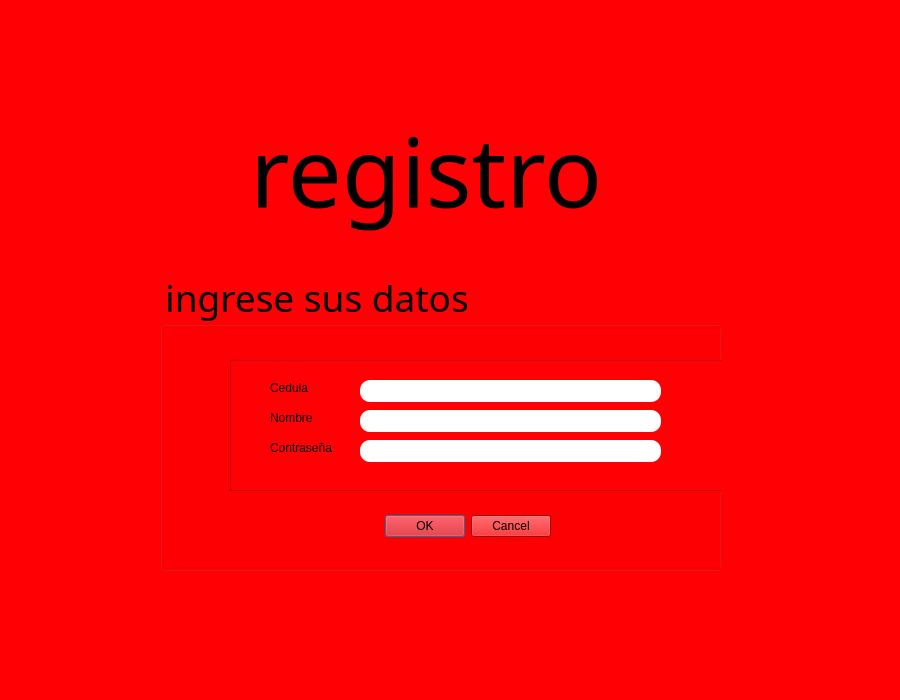
<?xml version="1.0" encoding="UTF-8"?>
<ui version="4.0">
 <class>registro</class>
 <widget class="QDialog" name="registro">
  <property name="geometry">
   <rect>
    <x>0</x>
    <y>0</y>
    <width>900</width>
    <height>700</height>
   </rect>
  </property>
  <property name="minimumSize">
   <size>
    <width>900</width>
    <height>700</height>
   </size>
  </property>
  <property name="maximumSize">
   <size>
    <width>900</width>
    <height>700</height>
   </size>
  </property>
  <property name="font">
   <font>
    <family>BankGothic Lt BT</family>
    <pointsize>28</pointsize>
   </font>
  </property>
  <property name="windowTitle">
   <string>registro</string>
  </property>
  <property name="layoutDirection">
   <enum>Qt::LeftToRight</enum>
  </property>
  <property name="autoFillBackground">
   <bool>false</bool>
  </property>
  <property name="styleSheet">
   <string notr="true">
background-color: rgb(255, 0, 4);</string>
  </property>
  <widget class="QLabel" name="label">
   <property name="geometry">
    <rect>
     <x>250</x>
     <y>90</y>
     <width>471</width>
     <height>161</height>
    </rect>
   </property>
   <property name="font">
    <font>
     <family>Javanese Text</family>
     <pointsize>72</pointsize>
    </font>
   </property>
   <property name="whatsThis">
    <string>&lt;html&gt;&lt;head/&gt;&lt;body&gt;&lt;p align=&quot;center&quot;&gt;Registro&lt;/p&gt;&lt;/body&gt;&lt;/html&gt;</string>
   </property>
   <property name="text">
    <string>registro</string>
   </property>
  </widget>
  <widget class="QGroupBox" name="groupBox">
   <property name="geometry">
    <rect>
     <x>160</x>
     <y>270</y>
     <width>561</width>
     <height>301</height>
    </rect>
   </property>
   <property name="title">
    <string>ingrese sus datos</string>
   </property>
   <widget class="QFrame" name="frame">
    <property name="geometry">
     <rect>
      <x>70</x>
      <y>90</y>
      <width>511</width>
      <height>131</height>
     </rect>
    </property>
    <property name="frameShape">
     <enum>QFrame::StyledPanel</enum>
    </property>
    <property name="frameShadow">
     <enum>QFrame::Raised</enum>
    </property>
    <widget class="QLabel" name="label_2">
     <property name="geometry">
      <rect>
       <x>40</x>
       <y>20</y>
       <width>61</width>
       <height>16</height>
      </rect>
     </property>
     <property name="whatsThis">
      <string>&lt;html&gt;&lt;head/&gt;&lt;body&gt;&lt;p align=&quot;right&quot;&gt;Cedula&lt;br/&gt;&lt;/p&gt;&lt;/body&gt;&lt;/html&gt;</string>
     </property>
     <property name="text">
      <string>Cedula</string>
     </property>
    </widget>
    <widget class="QLabel" name="label_3">
     <property name="geometry">
      <rect>
       <x>40</x>
       <y>80</y>
       <width>71</width>
       <height>16</height>
      </rect>
     </property>
     <property name="whatsThis">
      <string>&lt;html&gt;&lt;head/&gt;&lt;body&gt;&lt;p align=&quot;center&quot;&gt;&lt;br/&gt;&lt;/p&gt;&lt;/body&gt;&lt;/html&gt;</string>
     </property>
     <property name="text">
      <string>Contraseña</string>
     </property>
    </widget>
    <widget class="QLabel" name="label_4">
     <property name="geometry">
      <rect>
       <x>40</x>
       <y>50</y>
       <width>61</width>
       <height>16</height>
      </rect>
     </property>
     <property name="whatsThis">
      <string>&lt;html&gt;&lt;head/&gt;&lt;body&gt;&lt;p align=&quot;center&quot;&gt;&lt;br/&gt;&lt;/p&gt;&lt;/body&gt;&lt;/html&gt;</string>
     </property>
     <property name="text">
      <string>Nombre</string>
     </property>
    </widget>
    <widget class="QLineEdit" name="Txt_cedula">
     <property name="geometry">
      <rect>
       <x>130</x>
       <y>20</y>
       <width>301</width>
       <height>22</height>
      </rect>
     </property>
     <property name="styleSheet">
      <string notr="true">border-radius:10px;

background-color: rgb(255, 255, 255);</string>
     </property>
     <property name="text">
      <string/>
     </property>
    </widget>
    <widget class="QLineEdit" name="Txt_contrasena">
     <property name="geometry">
      <rect>
       <x>130</x>
       <y>80</y>
       <width>301</width>
       <height>22</height>
      </rect>
     </property>
     <property name="styleSheet">
      <string notr="true">border-radius:10px;

background-color: rgb(255, 255, 255);</string>
     </property>
    </widget>
    <widget class="QLineEdit" name="Txt_nombre">
     <property name="geometry">
      <rect>
       <x>130</x>
       <y>50</y>
       <width>301</width>
       <height>22</height>
      </rect>
     </property>
     <property name="styleSheet">
      <string notr="true">border-radius:10px;

background-color: rgb(255, 255, 255);</string>
     </property>
    </widget>
   </widget>
   <widget class="QDialogButtonBox" name="Button_ok">
    <property name="geometry">
     <rect>
      <x>50</x>
      <y>240</y>
      <width>341</width>
      <height>32</height>
     </rect>
    </property>
    <property name="whatsThis">
     <string>&lt;html&gt;&lt;head/&gt;&lt;body&gt;&lt;p&gt;&lt;/p&gt;&lt;/body&gt;&lt;/html&gt;</string>
    </property>
    <property name="styleSheet">
     <string notr="true">background-color: rgb(217, 2, 5);</string>
    </property>
    <property name="orientation">
     <enum>Qt::Horizontal</enum>
    </property>
    <property name="standardButtons">
     <set>QDialogButtonBox::Cancel|QDialogButtonBox::Ok</set>
    </property>
   </widget>
  </widget>
 </widget>
 <resources/>
 <connections/>
</ui>
